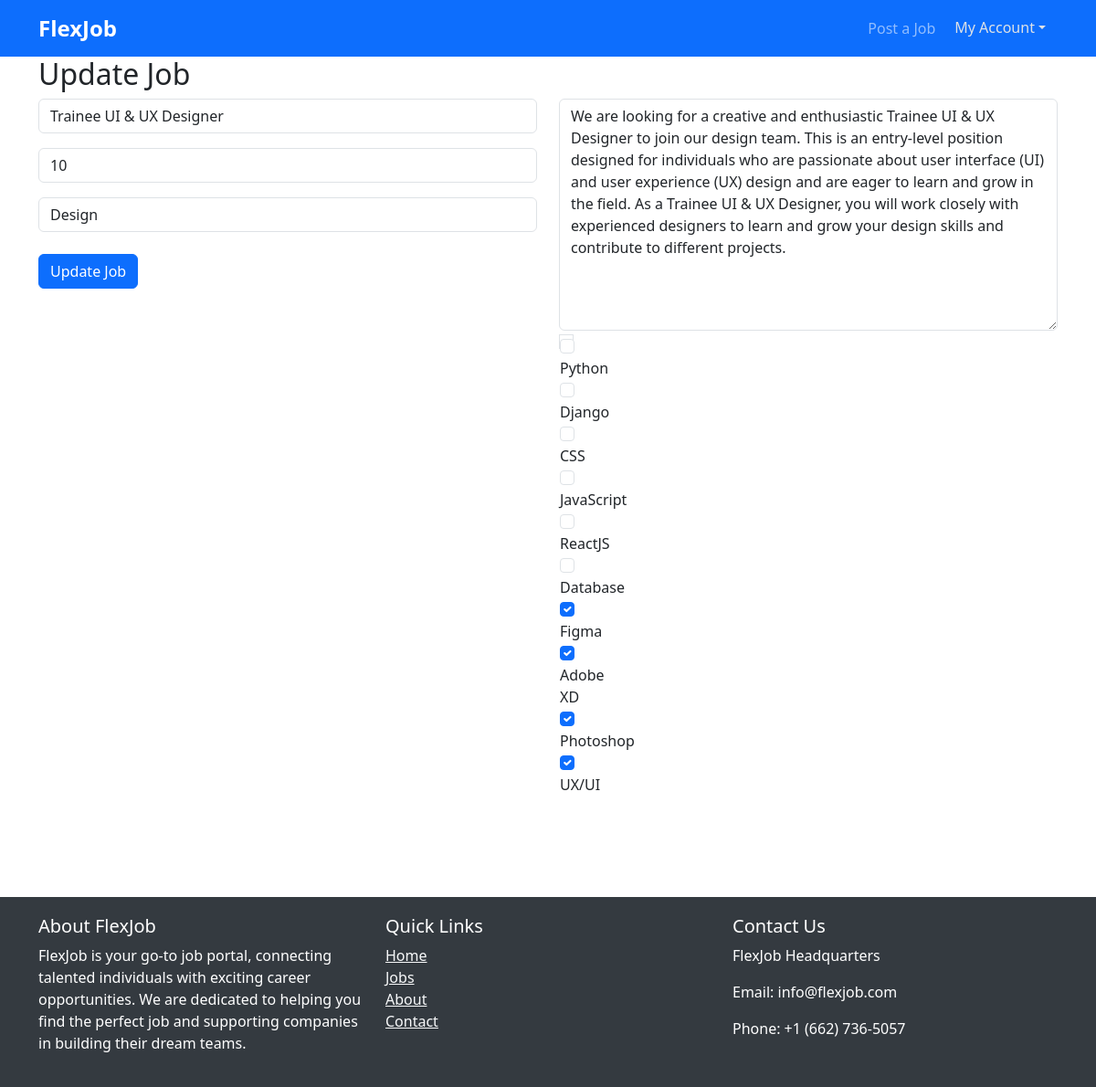
Screenshot of /update_job/2/ (signed in) with the database file from the repository.
### app_core/models.py (models this page shows, shortened)
class JobPost(models.Model):
    recruiter = models.ForeignKey(RecruiterProfile, on_delete=models.CASCADE)
    title = models.CharField(max_length=255)
    openings = models.PositiveIntegerField()
    category = models.ForeignKey(Category, on_delete=models.CASCADE)
    description = models.TextField()
    skill_set = models.ManyToManyField(Skill)
    posted_at = models.DateTimeField(auto_now_add=True)
    updated_at = models.DateTimeField(auto_now=True)

### app_core/views.py (the view)
# urls.py: path('update_job/<int:job_id>/', update_job, name='update_job'),
@login_required
def update_job(request, job_id):
    user = request.user
    if user.is_authenticated and user.user_type == 'Recruiter':
        job_post = get_object_or_404(JobPost, pk=job_id)
        if job_post.recruiter.user_profile == user:
            if request.method == 'POST':
                form = JobPostForm(request.POST, instance=job_post)
                if form.is_valid():
                    form.save()
                    return redirect('jobs')  # Redirect to the appropriate job page
            else:
                form = JobPostForm(instance=job_post)
            return render(request, 'update_job.html', {'form': form, 'job_post': job_post})
        else:
            return HttpResponseForbidden("You do not have permission to update this job.")
    else:
        return HttpResponseForbidden("You do not have permission to update this job.")

### app_core/forms.py
class JobPostForm(forms.ModelForm):
    class Meta:
        model = JobPost
        fields = ['title', 'openings', 'category', 'description', 'skill_set']
        widgets = {
            'title': forms.TextInput(attrs={'class': 'form-control'}),
            'openings': forms.NumberInput(attrs={'class': 'form-control'}),
            'category': forms.Select(attrs={'class': 'form-control'}),
            'description': forms.Textarea(attrs={'class': 'form-control'}),
            'skill_set': forms.CheckboxSelectMultiple(attrs={'class': 'form-check-input'}),
        }

### app_core/models.py (called while the page is built)
    def __str__(self):
        return self.name

    def __str__(self):
        return self.name

### app_core/templates/update_job.html (shortened to what this page needs)
{% extends 'base.html' %}
{% block content %}
  <div class="container">
    <div style="padding-bottom: 300px;">
      <h2>Update Job</h2>
    <form method="post" action="{% url 'update_job' job_post.id %}">
      <div class="row">
        <div class="col-md-6">
          <div class="mb-3">{{ form.title }}</div>
          <div class="mb-3"> {{ form.openings }}</div>
          <div class="mb-3"> {{ form.category }}</div>
          <button type="submit" class="btn btn-primary mt-2">Update Job</button>
        </div>
        <div class="col-md-6" style="padding-bottom: 300px;">
          {{ form.description }}
          {{ form.skill_set }}
        </div>
      </div>
    </form>
    </div>
  </div>
{% endblock %}

### app_core/templates/base.html (style rules this page uses)
body { display: flex; flex-direction: column; min-height: 100vh; }

### rows the page displays
JobPost: title "Trainee UI & UX Designer", openings "10", category "Design", description "We are looking for a creative and enthusiastic Trainee UI & UX Designer to join our design team. This is an entry-level position designed for individuals who are passionate about user interface (UI) and user experience (UX) design and are eager to learn and grow in the field. As a Trainee UI & UX Designer, you will work closely with experienced designers to learn and grow your design skills and contribute to different projects."
